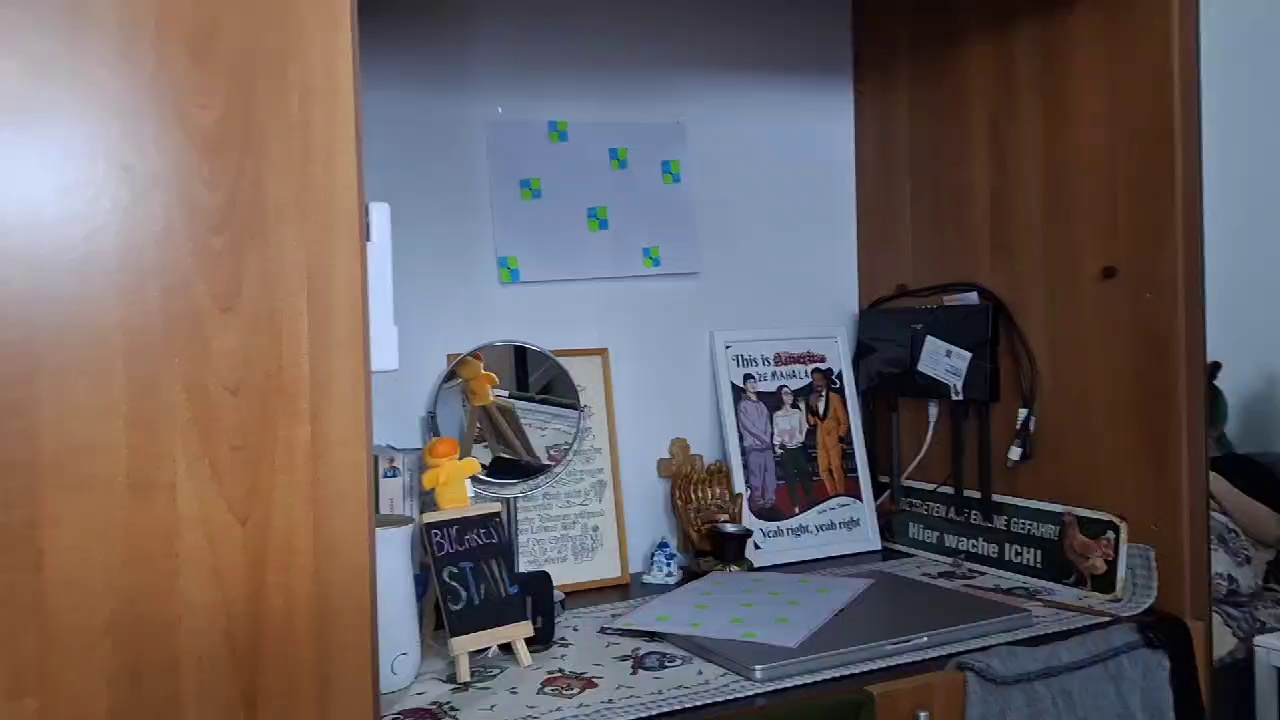
#> input picture background_subtractor/1.jpg, 1280 x 720 px
$ python bgs.py
#> lines starting #> are read from the running program, lines starting #| are printed output that depends on the picture
import cv2

def subtract_background(image_path1, image_path2, output_path):
    # Load the images
#> called with image_path1 = '1.jpg', image_path2 = '2.jpg', output_path = 'result.jpg'
    img1 = cv2.imread(image_path1)
#> img1 is the input picture: shape (720, 1280, 3); mean B, G, R 96.6, 95.8, 105.8
    img2 = cv2.imread(image_path2)
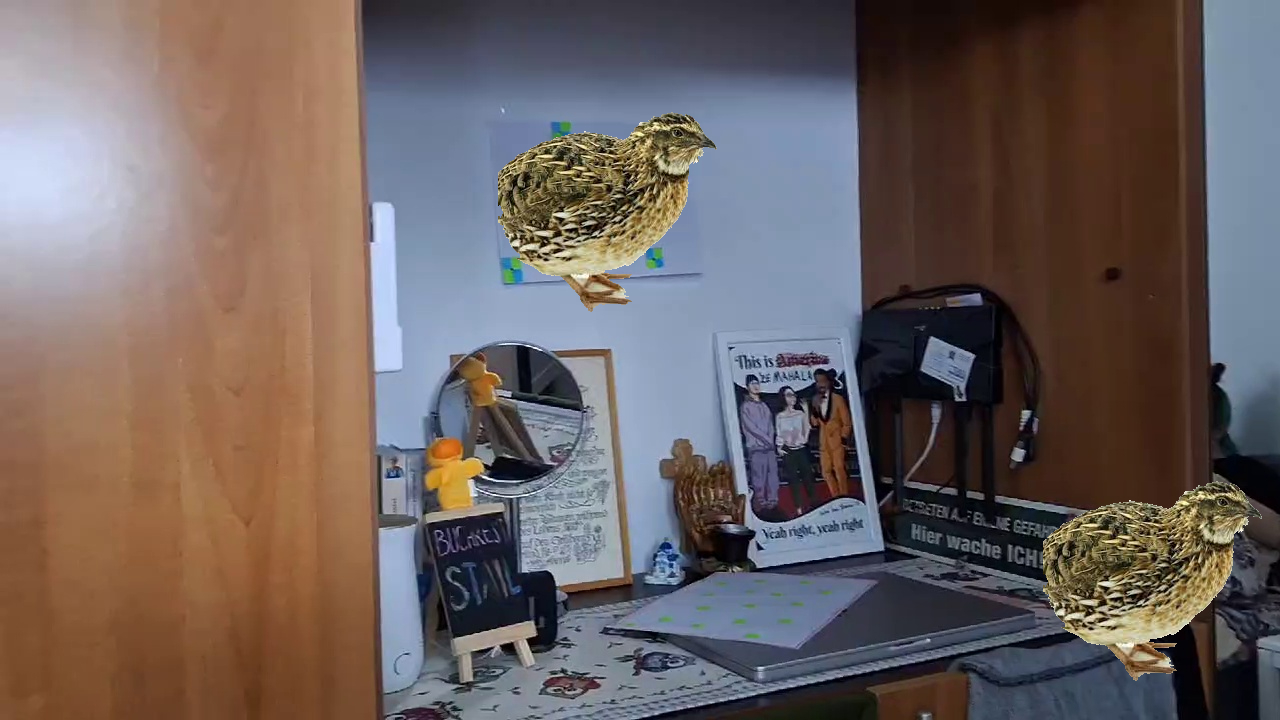
#> input picture background_subtractor/2.jpg, 1280 x 720 px
#> img2 is the input picture: shape (720, 1280, 3); mean B, G, R 95.1, 97.1, 108.5
    # Perform the subtraction
    # Note: cv2.subtract will clip values at 0, preventing negative values
    result = cv2.absdiff(img2, img1)
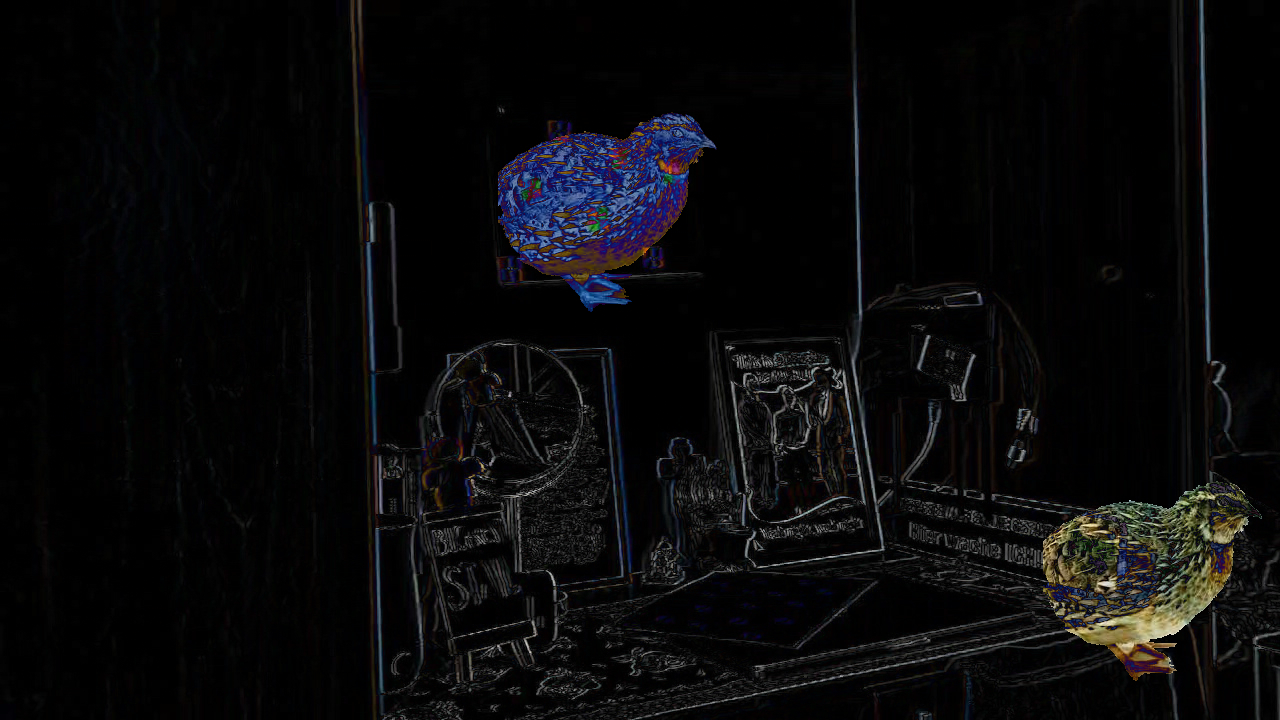
#> result: shape (720, 1280, 3); mean B, G, R 10.4, 9.4, 9.5

    # Save the resulting image
    cv2.imwrite(output_path, result)
    print(f"Result saved to {output_path}")

# Replace '1.jpg' and '2.jpg' with the correct paths to your images
subtract_background('1.jpg', '2.jpg', 'result.jpg')
